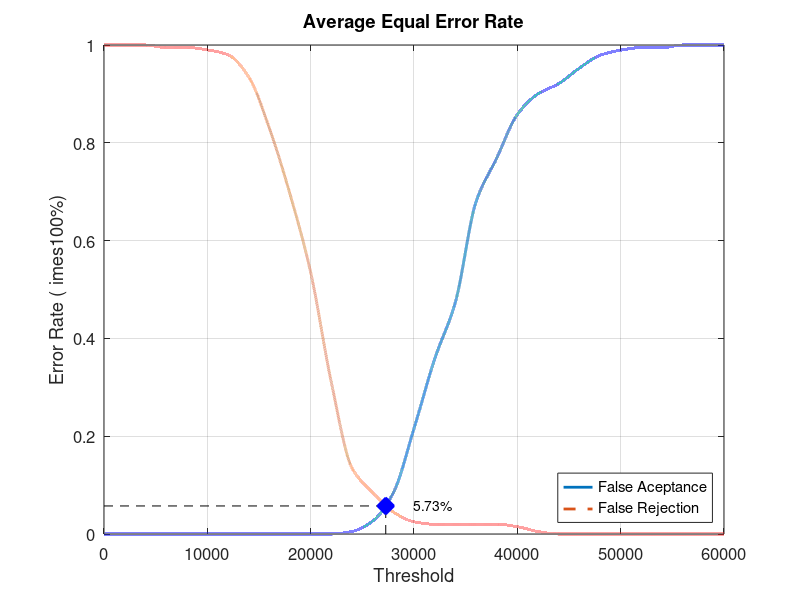
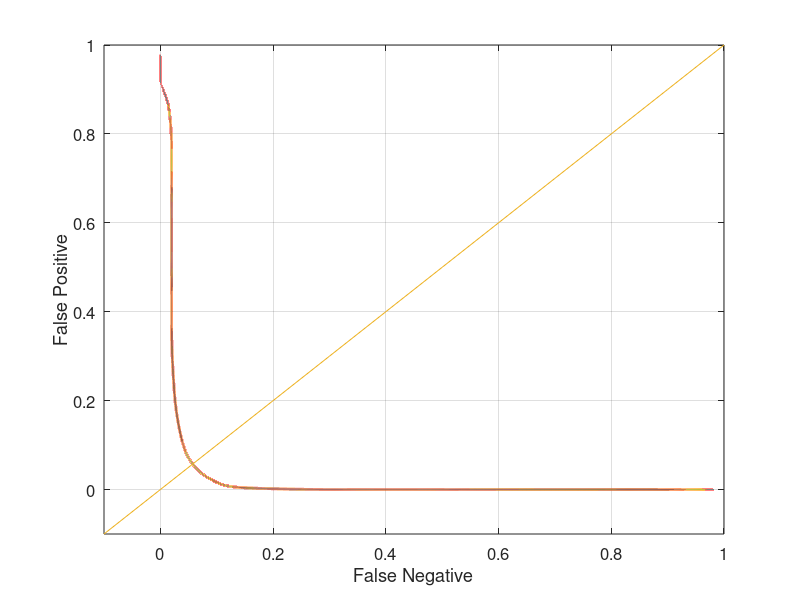

Recreate these plots in MATLAB, in order.
close all;
clear;
clc;
x = 0:2000:60000;
xq = 0:0.5:60000;

y0 = [0 0 0 0 0 0 0 0 0 0 0 0 0.00526316 0.0263158 0.0842105 0.215789 0.357895 0.473684 0.678947 0.768421 0.857895 0.9 0.921053 0.952632 0.978947 0.989474 0.994737 0.994737 1 1 1]
yy0 = interp1(x, y0, xq, 'pchip');
y1 = [1 1 1 0.995 0.995 0.99 0.98 0.935 0.83 0.695 0.535 0.31 0.135 0.085 0.045 0.025 0.02 0.02 0.02 0.02 0.015 0.005 0 0 0 0 0 0 0 0 0]
yy1 = interp1(x, y1, xq, 'pchip');

% Calculating EER: 
y2 = abs(y0 - y1);
find(y2 == min(y2))
yy2 = abs(yy0 - yy1);
xEER = find(yy2 == min(yy2));
xEERIndex = xq(xEER) % X-axis EER
yEER = yy0(xEER) % Y-axis EER

main = figure
plot(xq, yy0,'-','LineWidth', 2);	hold on
plot(xq, yy1,'--','LineWidth', 2);	hold on
plot([xEERIndex xEERIndex], [0 yEER], 'k--');	hold on
plot([0 xEERIndex], [yEER yEER], 'k--');	hold on
plot(xEERIndex, yEER, 'bx', 'LineWidth', 10);	hold on
text(xEERIndex + 10 * xEERIndex / 100, yEER, [num2str(round((10000 * yEER)) / 100) '%'])
legend('False Aceptance', 'False Rejection', 'Location', 'SouthEast')
xlabel('Threshold')
ylabel('Error Rate (	imes100%)')
title('Average Equal Error Rate')
set(gca, 'FontSize', 12)
axis([0 60000 0 1])
grid on

print(main, 'Database1_1Main', '-dpng');
FNRxFPR = figure('Color', [1 1 1]);
plot(yy1, yy0, '-', yy1, yy0, 'LineWidth', 2);
hold on
y = -0.1:0.1:1
plot(y, y); 
set(gca, 'FontSize', 12)
xlabel('False Negative')
ylabel('False Positive')
axis([-0.1 1 -0.1 1])
set(gca, 'FontSize', 12)
grid on

print(FNRxFPR, 'Database1_1FNRxFPR','-dpng');
